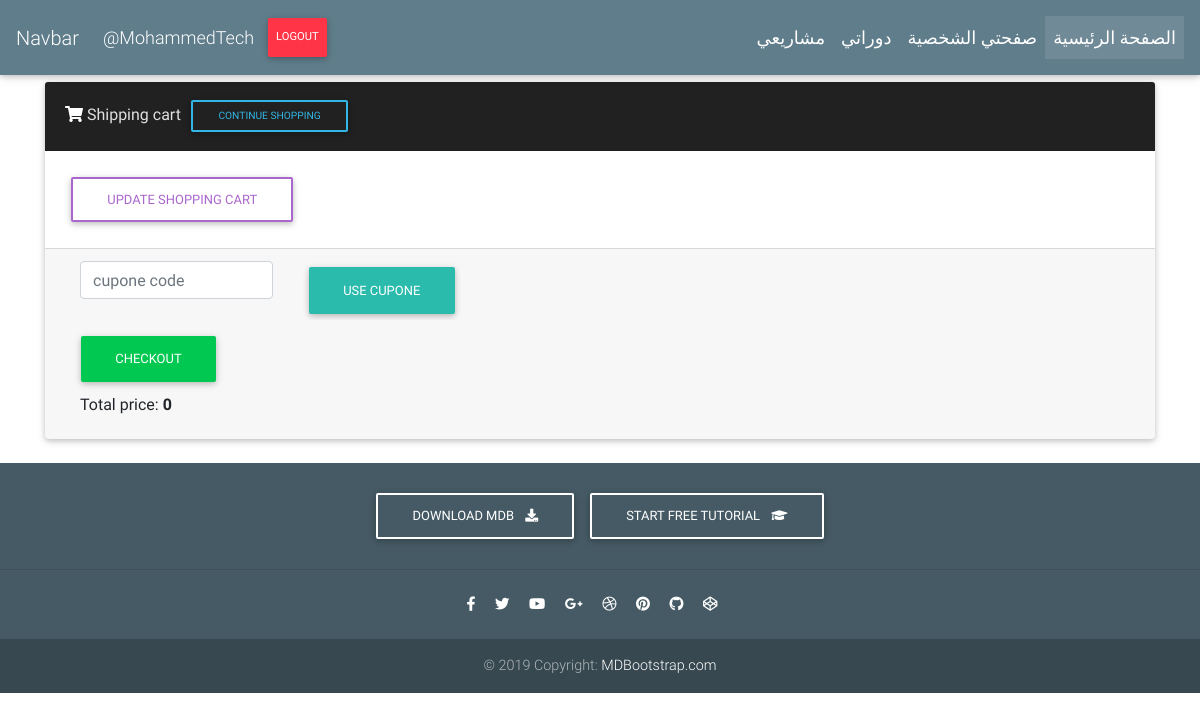
Page /my-cart/ (signed in) on the earlier database version.
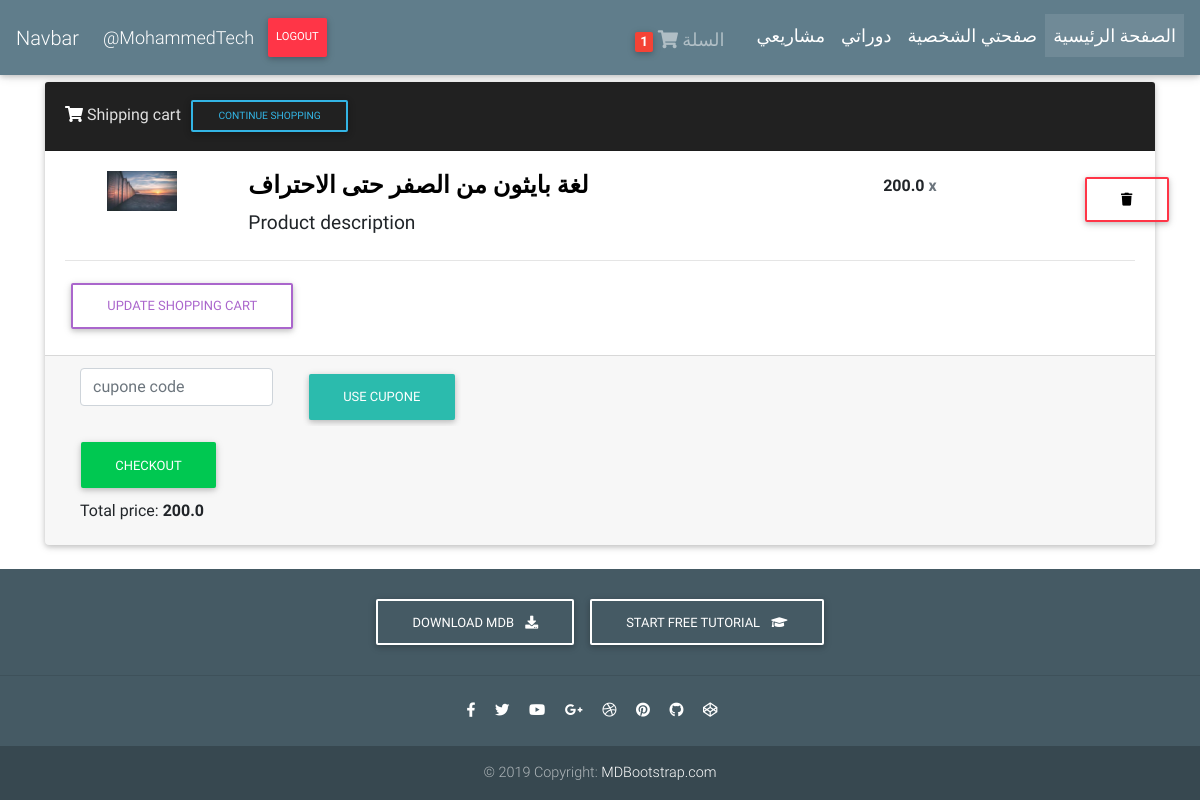
Same page on the later database version.
### MohTech/models.py (models this page shows, shortened)
class Orders(models.Model):
    user = models.ForeignKey(Student, on_delete=models.CASCADE)
    ordered_courses = models.ManyToManyField(CoursesOrdered)
    date_ordered = models.DateTimeField(auto_now_add=True)
    is_ordered = models.BooleanField(default=False)   # that will let make sure if the ordered is True then i could put it in the users's order permnantly otherwise
    def allOrderItems(self):
        return self.ordered_courses.all()
    def allOrderItemsTotal(self):
        return sum([each_ordered_course.course.price for each_ordered_course in self.ordered_courses.all()])

class Student(models.Model):
    user = models.OneToOneField(User, on_delete=models.CASCADE)
    first_name = models.CharField(max_length=200)
    last_name = models.CharField(max_length=200)
    email = models.EmailField()
    courses_enrolled = models.ManyToManyField(Courses)

class CoursesOrdered(models.Model):
    course_ordered_id = models.UUIDField(primary_key=True, default=uuid.uuid4)
    course = models.OneToOneField(Courses, on_delete=models.CASCADE)
    is_ordered = models.BooleanField(default=False)
    def __str__(self):
        return self.course.course_name

class Courses(models.Model):
    course_name = models.CharField(max_length=100)
    price = models.FloatField(null=True, blank=True)
    course_description = models.TextField()
    slug = models.SlugField(blank=True, null=True)

### MohTech/views.py (the view)
# urls.py: path('my-cart/', viewCart, name='cart'),
@login_required(login_url='log_in')
def viewCart(request):
    the_active_order = currentCart(request)
    if the_active_order.ordered_courses.all():
        print('True')
        print(the_active_order.ordered_courses.all().count())
    else:
        print("False")
    context = {
        'the_order': the_active_order
    }
    return render(request, 'cart.html', context)

### MohTech/templatetags/cart_items.py (called while the page is built)
@register.filter
def cart_get_items(user):
    all_orders = Orders.objects.filter(user=user, is_ordered=False)
    if all_orders.exists():
        return all_orders[0].ordered_courses.all().count()
    return 0

### MohTech/views.py (called while the page is built)
def currentCart(request):
    current_active_order = Orders.objects.filter(user=request.user.student, is_ordered=False)
    if current_active_order.exists():
        return current_active_order[0]
    return 0

### templates/cart.html (shortened to what this page needs)
{% extends 'Main.html' %}
{% load static %}
{% block content %}
<div class="container  mb-3 mt-5">
   <div class="card shopping-cart ">
            <div class="card-header bg-dark text-light">
                <i class="fa fa-shopping-cart" style="color:#fff;" aria-hidden="true"></i>
                Shipping cart
                <a href="{% url 'home' %}" class="btn btn-outline-info btn-sm pull-right" >Continue shopping</a>
            </div>
            <div class="card-body">
                {% for each_course in the_order.allOrderItems %}
                    <div class="row">
                        <div class="col-12 col-sm-12 col-md-2 text-center">
                                <img class="img-responsive" src="{% static 'MohTech/img/posts.png' %}" style="width: 70px;height: 40px" alt="prewiew"  >
                        </div>
                        <div class="col-12 text-sm-center col-sm-12 text-md-left col-md-6">
                            <h4 class="product-name"><strong style="color: black">{{ each_course }}</strong></h4>
                            <h4>
                                <small>Product description</small>
                            </h4>
                        </div>
                        <div class="col-12 col-sm-12 text-sm-center col-md-4 text-md-right row">
                            <div class="col-3 col-sm-3 col-md-6 text-md-right" style="padding-top: 5px">
                                <h6><strong>{{ each_course.course.price }} <span class="text-muted">x</span></strong></h6>
                            </div>
                            <div class="col-4 col-sm-4 col-md-4">
                            </div>
                            <div class="col-2 col-sm-2 col-md-2  text-right">
                                <a class="btn btn-outline-danger btn-xs" href="{% url 'delete' each_course.course_ordered_id %}">
                                    <i id='trash' class="fa fa-trash" style="color: #000" aria-hidden="true"></i>
                                </a>
                            </div>
                        </div>
                    </div>
                    <hr>
                {% endfor %}
                <div class="pull-right">
                    <a href="" class="btn btn-outline-secondary pull-right">
                        Update shopping cart
                    </a>
                </div>
            </div>
            <div class="card-footer">
                <div class="coupon col-md-5 col-sm-5 no-padding-left pull-left">
                    <div class="row">
                        <div class="col-6">
                            <input type="text" class="form-control" placeholder="cupone code">
                        </div>
                        <div class="col-6">
                            <input type="submit" class="btn btn-default" value="Use cupone">
                        </div>
                    </div>
                </div>
                <div class="pull-right" style="margin: 10px">
                    <a href="" class="btn btn-success pull-right">Checkout</a>
                    <div class="pull-right" style="margin: 5px">
                        Total price: <b>{{ the_order.allOrderItemsTotal }}</b>
                    </div>
                </div>
            </div>
        </div>
</div>
</body>
</html>
{% endblock %}

### templates/Main.html (shortened to what this page needs)
{% load static %}
<!DOCTYPE html>
<html lang="en">
<head>
  <link rel="stylesheet" href="https://use.fontawesome.com/releases/v5.11.2/css/all.css">
  <link href="{% static 'MohTech/css/bootstrap.min.css' %}" rel="stylesheet">
  <link href="{% static 'MohTech/css/mdb.min.css' %}" rel="stylesheet">
  <link href="{% static 'MohTech/css/style.min.css' %}" rel="stylesheet">
</head>
<body>
{% include 'NavBar.html' %}
{% block content %}
    {% endblock %}
{% include 'footer.html' %}
</body>
</html>

### templates/NavBar.html (shortened to what this page needs)
{% load cart_items %}
 <nav class="navbar fixed-top navbar-expand-lg navbar-dark blue-grey scrolling-navbar" >
  <a class="navbar-brand " href="#">Navbar</a>
   <div style="justify-content: flex-start" class="collapse navbar-collapse" id="navbarNav">
    <ul style="font-size: 18px;" class="navbar-nav">
        {% if request.user.is_authenticated %}
              <li class="nav-item ">
        <a class="nav-link mt-1" href="#">@{{ request.user.username }}<span class="sr-only">(current)</span></a>
      </li>
        <li class="nav-item ">
        <a class="nav-link btn btn-danger btn-md " id="logout"  >Logout<span class="sr-only">(current)</span></a>
      </li>
        {% endif %}
    </ul>
  <div style="justify-content: flex-end" class="collapse navbar-collapse" id="navbarNav">
    <ul style="font-size: 18px;" class="navbar-nav">
        {% if request.user.student|cart_get_items  %}
                    <a class="nav-link waves-effect" href="{% url 'cart' %}">
                    <span class="badge red z-depth-1 mr-0 "> {{ request.user.student|cart_get_items }} </span>
              <i class="fas fa-shopping-cart" ></i>
              <span class="clearfix d-none d-sm-inline-block mr-3 mt-1"> السلة </span>
            </a>
        {% endif %}
      <li class="nav-item ">
        <a class="nav-link" href="#">مشاريعي <span class="sr-only">(current)</span></a>
      </li>
      <li class="nav-item">
        <a class="nav-link" href="#">دوراتي</a>
      </li>
      <li class="nav-item">
        <a class="nav-link" href="#">صفحتي الشخصية</a>
      </li>
      <li class="nav-item active">
        <a class="nav-link" href="{% url 'home' %}">الصفحة الرئيسية</a>
      </li>
    </ul>
  </div>
   </div>
</nav>

### templates/footer.html
  <footer class="page-footer text-center font-small mdb-color blue-grey darken-2 mt-4 wow fadeIn">
    <div class="pt-4">
      <a class="btn btn-outline-white" href="https://mdbootstrap.com/docs/jquery/getting-started/download/" target="_blank"
        role="button">Download MDB
        <i class="fas fa-download ml-2"></i>
      </a>
      <a class="btn btn-outline-white" href="https://mdbootstrap.com/education/bootstrap/" target="_blank" role="button">Start
        free tutorial
        <i class="fas fa-graduation-cap ml-2"></i>
      </a>
    </div>
    <hr class="my-4">
    <div class="pb-4">
      <a href="https://www.facebook.com/mdbootstrap" target="_blank">
        <i class="fab fa-facebook-f mr-3"></i>
      </a>
      <a href="https://twitter.com/MDBootstrap" target="_blank">
        <i class="fab fa-twitter mr-3"></i>
      </a>
      <a href="https://www.youtube.com/watch?v=7MUISDJ5ZZ4" target="_blank">
        <i class="fab fa-youtube mr-3"></i>
      </a>
      <a href="https://plus.google.com/u/0/b/107863090883699620484" target="_blank">
        <i class="fab fa-google-plus-g mr-3"></i>
      </a>
      <a href="https://dribbble.com/mdbootstrap" target="_blank">
        <i class="fab fa-dribbble mr-3"></i>
      </a>
      <a href="https://pinterest.com/mdbootstrap" target="_blank">
        <i class="fab fa-pinterest mr-3"></i>
      </a>
      <a href="https://github.com/mdbootstrap/bootstrap-material-design" target="_blank">
        <i class="fab fa-github mr-3"></i>
      </a>
      <a href="http://codepen.io/mdbootstrap/" target="_blank">
        <i class="fab fa-codepen mr-3"></i>
      </a>
    </div>
    <div class="footer-copyright py-3">
      © 2019 Copyright:
      <a href="https://mdbootstrap.com/education/bootstrap/" target="_blank"> MDBootstrap.com </a>
    </div>
  </footer>

Differences in the rows shown:
added CoursesOrdered: course.course_name "لغة بايثون من الصفر حتى الاحتراف", course.price "200.0"
computed for Orders: allOrderItemsTotal "0" → "200.0"
Other differences:
{{ request.user.student|cart_get_items }}: (not shown) → "1"
text now shown: "السلة"
